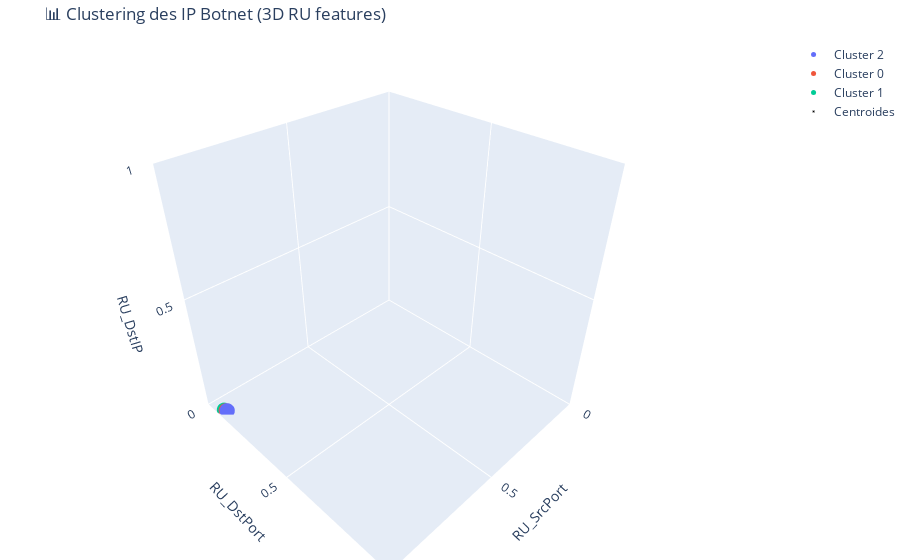

Notebook source saved alongside this figure:
### Code cell
plot_botnet_clusters_3D_plotly(df_botnet_clustered, kmeans_model, force_layout=True)

### Figure 1 — Plotly figure (JSON) as saved in the notebook; plotly's stock layout.template omitted (floating-point values rounded to 4 significant figures)
{"data": [{"marker": {"size": 5}, "mode": "markers", "name": "Cluster 2", "type": "scatter3d", "x": [0.9704, 0.9719, 0.9712], "y": [0.09219, 0.08831, 0.08951], "z": [0.0112, 0.01068, 0.01173]}, {"marker": {"size": 5}, "mode": "markers", "name": "Cluster 0", "type": "scatter3d", "x": [0.973, 0.9729, 0.9732], "y": [0.08504, 0.08485, 0.08389], "z": [0.01009, 0.008962, 0.0093]}, {"marker": {"size": 5}, "mode": "markers", "name": "Cluster 1", "type": "scatter3d", "x": [0.9746, 0.976, 0.975, 0.9744], "y": [0.07977, 0.07549, 0.07898, 0.08003], "z": [0.008767, 0.008279, 0.008659, 0.008795]}, {"marker": {"color": "black", "size": 2, "symbol": "x"}, "mode": "markers", "name": "Centroides", "type": "scatter3d", "x": [0.973, 0.975, 0.9711], "y": [0.0846, 0.07857, 0.09], "z": [0.009449, 0.008625, 0.0112]}], "layout": {"margin": {"b": 0, "l": 0, "r": 0, "t": 40}, "scene": {"xaxis": {"range": [0, 1], "title": {"text": "RU_SrcPort"}}, "yaxis": {"range": [0, 1], "title": {"text": "RU_DstPort"}}, "zaxis": {"range": [0, 1], "title": {"text": "RU_DstIP"}}}, "title": {"text": "📊 Clustering des IP Botnet (3D RU features)"}}}
